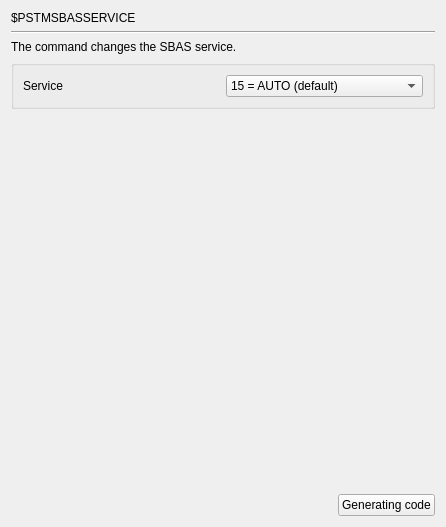
     <widget class="QWidget" name="page_PSTMSBASSERVICE">
      <layout class="QGridLayout" name="gridLayout_115">
       <item row="0" column="0">
        <widget class="QLabel" name="label_55">
         <property name="text">
          <string>$PSTMSBASSERVICE</string>
         </property>
        </widget>
       </item>
       <item row="1" column="0" colspan="3">
        <widget class="Line" name="line_11">
         <property name="orientation">
          <enum>Qt::Horizontal</enum>
         </property>
        </widget>
       </item>
       <item row="2" column="0" colspan="2">
        <widget class="QLabel" name="label_56">
         <property name="text">
          <string>The command changes the SBAS service.</string>
         </property>
        </widget>
       </item>
       <item row="3" column="0" colspan="3">
        <widget class="QGroupBox" name="groupBox_54">
         <property name="title">
          <string/>
         </property>
         <layout class="QGridLayout" name="gridLayout_15">
          <item row="0" column="0">
           <widget class="QLabel" name="label_134">
            <property name="text">
             <string>Service</string>
            </property>
           </widget>
          </item>
          <item row="0" column="1">
           <widget class="QComboBox" name="comboBox_PSTMSBASSERVICE">
            <property name="minimumSize">
             <size>
              <width>0</width>
              <height>0</height>
             </size>
            </property>
            <property name="currentIndex">
             <number>6</number>
            </property>
            <item>
             <property name="text">
              <string>0 = WAAS</string>
             </property>
            </item>
            <item>
             <property name="text">
              <string>1 = EGNOS</string>
             </property>
            </item>
            <item>
             <property name="text">
              <string>2 = MSAS</string>
             </property>
            </item>
            <item>
             <property name="text">
              <string>3 = GAGAN</string>
             </property>
            </item>
            <item>
             <property name="text">
              <string>4 = SDCM</string>
             </property>
            </item>
            <item>
             <property name="text">
              <string>7 = OFF</string>
             </property>
            </item>
            <item>
             <property name="text">
              <string>15 = AUTO (default)</string>
             </property>
            </item>
           </widget>
          </item>
         </layout>
        </widget>
       </item>
       <item row="4" column="2">
        <spacer name="verticalSpacer_15">
         <property name="orientation">
          <enum>Qt::Vertical</enum>
         </property>
         <property name="sizeHint" stdset="0">
          <size>
           <width>20</width>
           <height>379</height>
          </size>
         </property>
        </spacer>
       </item>
       <item row="5" column="1">
        <spacer name="horizontalSpacer_13">
         <property name="orientation">
          <enum>Qt::Horizontal</enum>
         </property>
         <property name="sizeHint" stdset="0">
          <size>
           <width>190</width>
           <height>20</height>
          </size>
         </property>
        </spacer>
       </item>
       <item row="5" column="2">
        <widget class="QPushButton" name="GC_PSTMSBASSERVICE">
         <property name="text">
          <string>Generating code</string>
         </property>
        </widget>
       </item>
      </layout>
     </widget>
